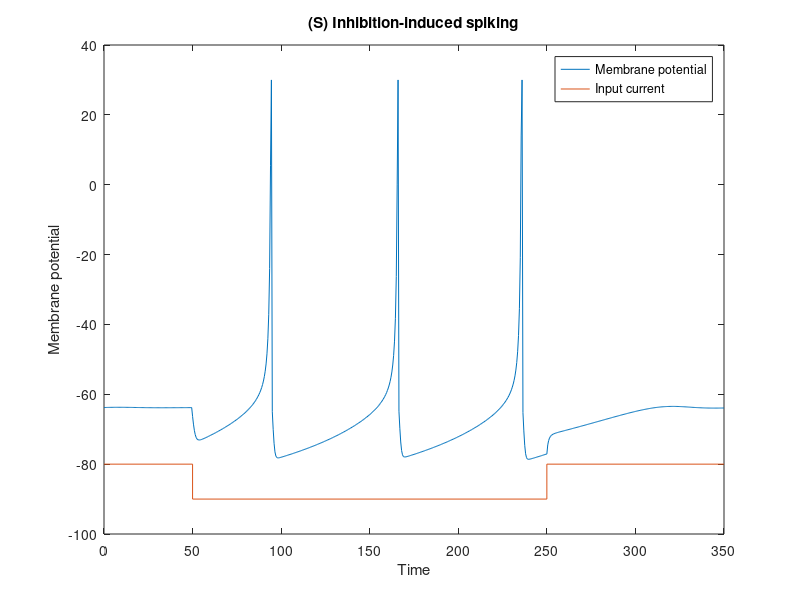
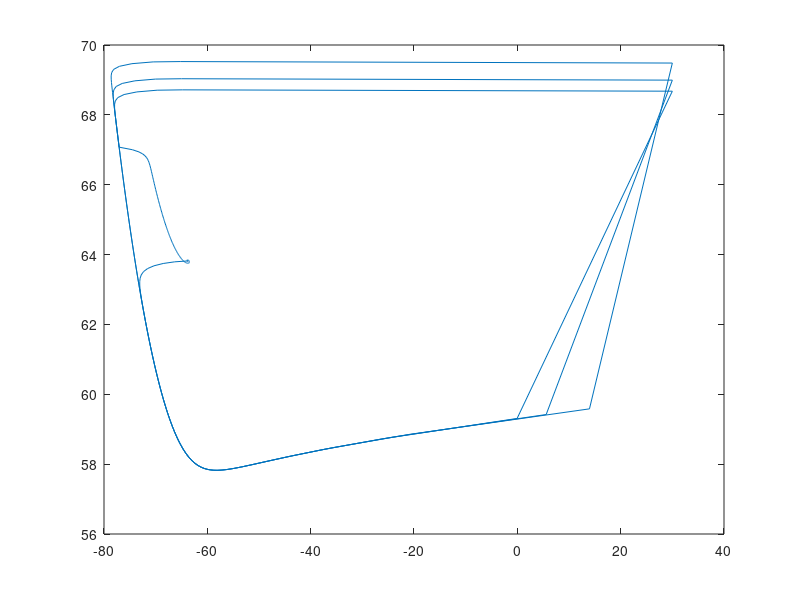

The MATLAB source for these figures, in order: (Note: this script raises an error after producing the figures.)
%%%%% (S) Inhibition-induced spiking %%%%%
% parameters
a=-0.02; b=-1; c=-60; d=8;
% initial membrane potential
v = -63.8;
u = b * v;
% length of the plot's x axis
len_x = 350;
% name of the nauro-computational feature (for plots)
name = "(S) Inhibition-induced spiking";

inp_span = 200; tau = 0.5; tspan = 0:tau:len_x;
t1=50;
idx = 1;
v_array = zeros(size(tspan));
u_array = zeros(size(tspan));

% Implementation of the Izhikevich model directly here (no func called)
for t=tspan
    if t < t1 || t > t1 + inp_span
        I=80;
    else
        I=75;
    end
    v = v + tau*(0.04*v^2 + 5*v + 140 - u + I);
    u = u + tau*a*(b*v - u);
    if v > 30
        v_array(idx) = 30;
        v = c;
        u = u + d;
    else
        v_array(idx) = v;
    end
    u_array(idx) = u;
    idx = idx + 1;
end

% plot
figure()
plot(tspan, v_array, [0 t1 t1 t1+inp_span t1+inp_span max(tspan)], ...
    -80+[0 0 -10 -10 0 0]);
title(name)
xlabel("Time")
ylabel("Membrane potential")
legend("Membrane potential", "Input current")

figure()
plot(v_array, u_array)
title(name + " phase portrait")
xlabel("Membrane potential variable")
ylabel("Recovery variable")